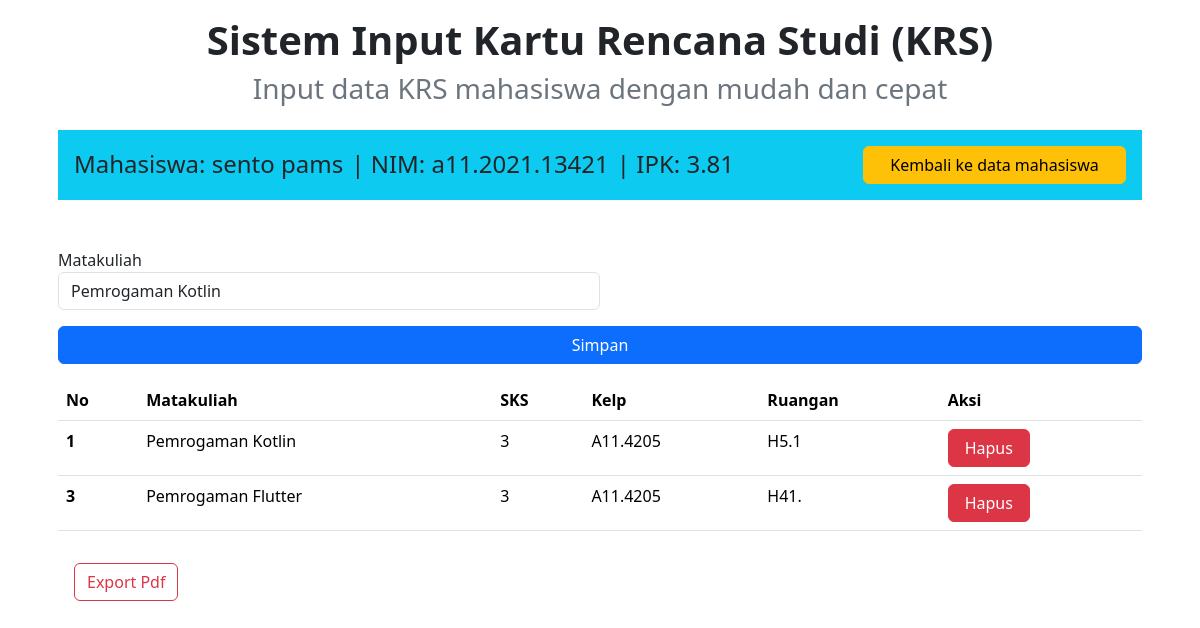
The app's page /index.php?id=12&page=edit with its own data.
### tables this page shows
CREATE TABLE `inputmhs` (
  `id` int(11) NOT NULL,
  `namaMhs` varchar(255) NOT NULL,
  `nim` varchar(15) NOT NULL,
  `ipk` float NOT NULL,
  `sks` int(1) NOT NULL,
  `matakuliah` text NOT NULL
);

CREATE TABLE `jwl_mhs` (
  `id` int(11) NOT NULL,
  `mhs_id` int(11) NOT NULL,
  `matakuliah` varchar(255) NOT NULL,
  `sks` int(11) NOT NULL,
  `kelp` varchar(50) NOT NULL,
  `ruangan` varchar(50) NOT NULL
);

### edit.php (the view, shortened to what this page needs)
<?php
$ambil = mysqli_query($mysqli, "SELECT * FROM inputmhs WHERE id='" . $_GET['id'] . "'");
while ($row = mysqli_fetch_array($ambil)) {
    $id = $row['id'];
    $nama = $row['namaMhs'];
    $nim = $row['nim'];
    $ipk = $row['ipk'];
    $matkul = $row['matakuliah'];
}
?>
<div class="content px-3 mt-3">
    <div class="judul d-flex flex-column justify-content-center align-items-center text-center">
        <h1 class="fw-bold display-6">Sistem Input Kartu Rencana Studi (KRS)</h1>
        <h3 class="text-secondary d-none d-md-block ">Input data KRS mahasiswa dengan mudah dan cepat</h3>
    </div>
    <div class="header p-3 w-100 bg-info d-flex flex-row justify-content-between align-items-center mt-3">
        <div class="data h4 m-0 d-flex flex-wrap gap-2">
            <span>Mahasiswa: <?php echo $nama ?></span>
            <span>| NIM: <?php echo $nim ?></span>
            <span>| IPK: <?php echo $ipk ?></span>
        </div>
        <a href="index.php" class="btn btn-warning w-25 d-none d-md-block">Kembali ke data mahasiswa</a>
    </div>
    <form action="" class="form column mt-5" method="post" name="myForm">
        <div class="col">
            <label for="inputmatkul" class="sr-only">
                Matakuliah
            </label>
            <select class="form-control w-50" id="inputmatkul" name="id_matkul">
                <?php
                $listMatkul = mysqli_query($mysqli, "SELECT * FROM jwl_matakuliah");
                while ($data = mysqli_fetch_array($listMatkul)) {
                    $selected = ($data["id"] == $matkul) ? 'selected="selected"' : '';
                ?>
                    <option value="<?php echo $data['id'] ?>" <?php echo $selected ?>><?php echo $data['matakuliah'] ?></option>
                <?php
                }
                ?>
            </select>
        </div>
        <div class="col mt-3">
            <button type="submit" class="btn btn-primary px-3 w-100" name="simpan_matkul">Simpan</button>
        </div>
    </form>
    <table class="table table-hover mt-3">
        <thead>
            <tr>
                <th scope="col">No</th>
                <th scope="col">Matakuliah</th>
                <th scope="col">SKS</th>
                <th scope="col">Kelp</th>
                <th scope="col">Ruangan</th>
                <th scope="col">Aksi</th>
            </tr>
        </thead>
        <tbody>
            <?php
            $no = 1;
            $listMatkul = mysqli_query($mysqli, "SELECT * FROM jwl_mhs WHERE mhs_id='$id'");
            while ($data = mysqli_fetch_array($listMatkul)) {
            ?>
                <tr>
                    <th><?php echo $no++ ?></th>
                    <td><?php echo $data['matakuliah'] ?></td>
                    <td><?php echo $data['sks'] ?></td>
                    <td><?php echo $data['kelp'] ?></td>
                    <td><?php echo $data['ruangan'] ?></td>
                    <td>
                        <a class="btn btn-danger px-3" href="index.php?id_mahasiswa=<?php echo $id ?>&aksi=hapus_matkul&id_matkul=<?php echo $data['id'] ?>&page=edit">Hapus</a>
                    </td>
                </tr>
            <?php
                $no++;
            }
            ?>
        </tbody>
    </table>
    <div class="mt-3">
        <a class="btn btn-outline-danger m-3" nama="cetak_Pdf" href="cetak_pdf.php?id=<?php echo $id?>" target="_blank">Export Pdf</a>
    </div>
</div>

### index.php (shortened to what this page needs)
<!DOCTYPE html>
<html lang="en">
<head>
    <link
        rel="stylesheet"
        href="./bootstrap-5.3.3-dist/css/bootstrap.min.css" />
</head>
<body>
    <main role="main" class="container w-100">
        <?php
        if (isset($_GET['page'])) {
            include($_GET['page'] . ".php");
        }
        ?>
    </main>
</body>
</html>

### records on screen
inputmhs: namaMhs "sento pams", nim "a11.2021.13421", ipk "3.81"
jwl_mhs: matakuliah "Pemrogaman Kotlin", sks "3", kelp "A11.4205", ruangan "H5.1"
jwl_mhs: matakuliah "Pemrogaman Flutter", sks "3", kelp "A11.4205", ruangan "H41."

### other values on screen
form field id_matkul "Pemrogaman Kotlin"
